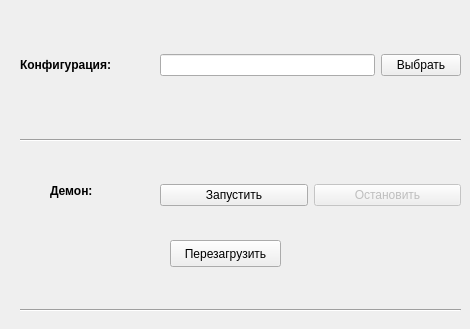
   <widget class="QWidget" name="tab">
    <attribute name="title">
     <string>Управление</string>
    </attribute>
    <widget class="QLabel" name="label_3">
     <property name="geometry">
      <rect>
       <x>50</x>
       <y>180</y>
       <width>61</width>
       <height>21</height>
      </rect>
     </property>
     <property name="font">
      <font>
       <weight>75</weight>
       <bold>true</bold>
      </font>
     </property>
     <property name="text">
      <string>Демон:</string>
     </property>
    </widget>
    <widget class="QWidget" name="horizontalLayoutWidget_3">
     <property name="geometry">
      <rect>
       <x>160</x>
       <y>180</y>
       <width>301</width>
       <height>31</height>
      </rect>
     </property>
     <layout class="QHBoxLayout" name="horizontalLayout_3">
      <item>
       <widget class="QPushButton" name="daemon_start">
        <property name="text">
         <string>Запустить</string>
        </property>
       </widget>
      </item>
      <item>
       <widget class="QPushButton" name="daemon_stop">
        <property name="enabled">
         <bool>false</bool>
        </property>
        <property name="text">
         <string>Остановить</string>
        </property>
       </widget>
      </item>
     </layout>
    </widget>
    <widget class="QWidget" name="horizontalLayoutWidget">
     <property name="geometry">
      <rect>
       <x>160</x>
       <y>50</y>
       <width>301</width>
       <height>31</height>
      </rect>
     </property>
     <layout class="QHBoxLayout" name="horizontalLayout">
      <item>
       <widget class="QLineEdit" name="cfg_filepath">
        <property name="toolTip">
         <string>&lt;html&gt;&lt;head/&gt;&lt;body&gt;&lt;p&gt;Укажите файл конфигурации, который хотите использовать для работы устройства. Оставьте поле пустым, если желаете работать с файлом по-умолчанию.&lt;/p&gt;&lt;/body&gt;&lt;/html&gt;</string>
        </property>
       </widget>
      </item>
      <item>
       <widget class="QPushButton" name="open_file_dialog">
        <property name="text">
         <string>Выбрать</string>
        </property>
       </widget>
      </item>
     </layout>
    </widget>
    <widget class="QPushButton" name="config_change__reload">
     <property name="geometry">
      <rect>
       <x>170</x>
       <y>240</y>
       <width>111</width>
       <height>27</height>
      </rect>
     </property>
     <property name="text">
      <string>Перезагрузить</string>
     </property>
    </widget>
    <widget class="Line" name="line_2">
     <property name="geometry">
      <rect>
       <x>20</x>
       <y>300</y>
       <width>441</width>
       <height>20</height>
      </rect>
     </property>
     <property name="orientation">
      <enum>Qt::Horizontal</enum>
     </property>
    </widget>
    <widget class="QLabel" name="label_4">
     <property name="geometry">
      <rect>
       <x>20</x>
       <y>40</y>
       <width>121</width>
       <height>51</height>
      </rect>
     </property>
     <property name="font">
      <font>
       <weight>75</weight>
       <bold>true</bold>
      </font>
     </property>
     <property name="text">
      <string>&lt;html&gt;&lt;head/&gt;&lt;body&gt;&lt;p&gt;Конфигурация:&lt;/p&gt;&lt;/body&gt;&lt;/html&gt;</string>
     </property>
    </widget>
    <widget class="Line" name="line">
     <property name="geometry">
      <rect>
       <x>20</x>
       <y>130</y>
       <width>441</width>
       <height>20</height>
      </rect>
     </property>
     <property name="orientation">
      <enum>Qt::Horizontal</enum>
     </property>
    </widget>
   </widget>
